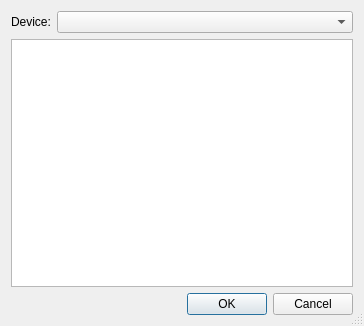
<?xml version="1.0" encoding="UTF-8"?>
<ui version="4.0">
 <class>CreateServiceItemDialog</class>
 <widget class="QDialog" name="CreateServiceItemDialog">
  <property name="geometry">
   <rect>
    <x>0</x>
    <y>0</y>
    <width>364</width>
    <height>326</height>
   </rect>
  </property>
  <property name="windowTitle">
   <string>Create Service Items</string>
  </property>
  <property name="sizeGripEnabled">
   <bool>true</bool>
  </property>
  <layout class="QVBoxLayout" name="verticalLayout">
   <item>
    <layout class="QFormLayout" name="formLayout">
     <item row="0" column="0">
      <widget class="QLabel" name="deviceLabel">
       <property name="text">
        <string>Device:</string>
       </property>
      </widget>
     </item>
     <item row="0" column="1">
      <widget class="QComboBox" name="deviceComboBox"/>
     </item>
    </layout>
   </item>
   <item>
    <widget class="QListWidget" name="componentListWidget">
     <property name="selectionMode">
      <enum>QAbstractItemView::MultiSelection</enum>
     </property>
    </widget>
   </item>
   <item>
    <layout class="QHBoxLayout">
     <property name="spacing">
      <number>6</number>
     </property>
     <property name="leftMargin">
      <number>0</number>
     </property>
     <property name="topMargin">
      <number>0</number>
     </property>
     <property name="rightMargin">
      <number>0</number>
     </property>
     <property name="bottomMargin">
      <number>0</number>
     </property>
     <item>
      <widget class="QDialogButtonBox" name="buttonBox">
       <property name="orientation">
        <enum>Qt::Horizontal</enum>
       </property>
       <property name="standardButtons">
        <set>QDialogButtonBox::Cancel|QDialogButtonBox::Ok</set>
       </property>
      </widget>
     </item>
    </layout>
   </item>
  </layout>
 </widget>
 <tabstops>
  <tabstop>deviceComboBox</tabstop>
  <tabstop>okButton</tabstop>
  <tabstop>cancelButton</tabstop>
 </tabstops>
 <resources/>
 <connections>
  <connection>
   <sender>buttonBox</sender>
   <signal>accepted()</signal>
   <receiver>CreateServiceItemDialog</receiver>
   <slot>accept()</slot>
  </connection>
  <connection>
   <sender>buttonBox</sender>
   <signal>rejected()</signal>
   <receiver>CreateServiceItemDialog</receiver>
   <slot>reject()</slot>
  </connection>
 </connections>
</ui>
